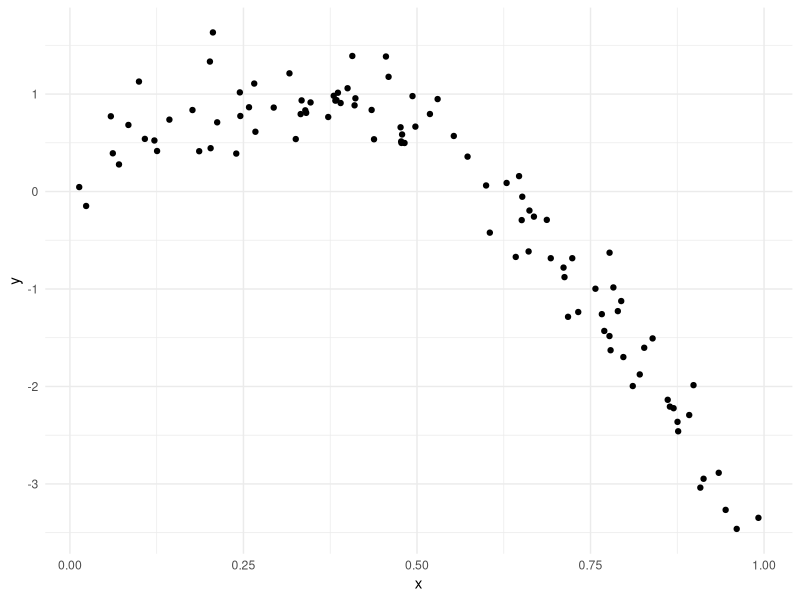
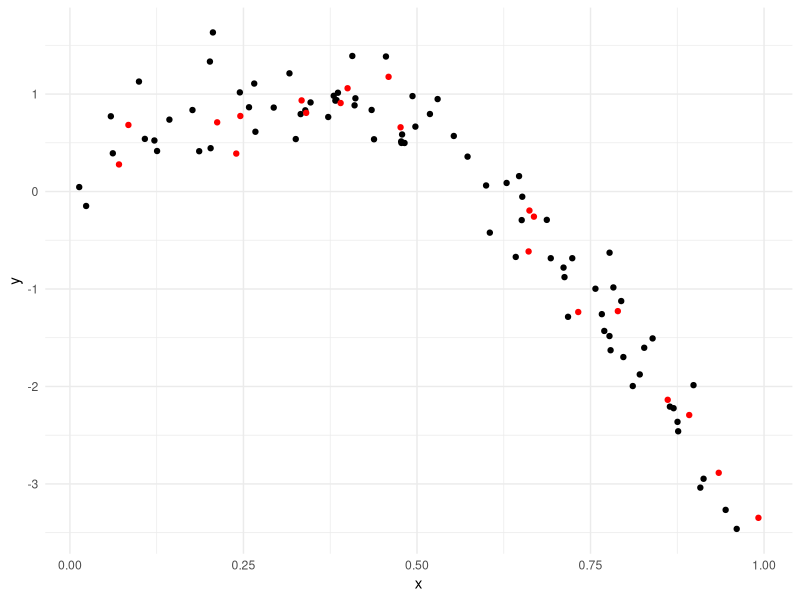
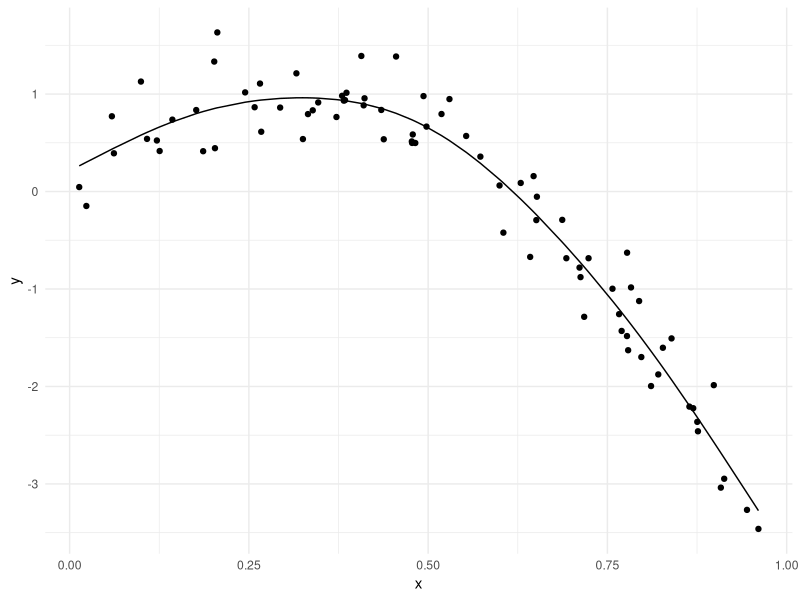
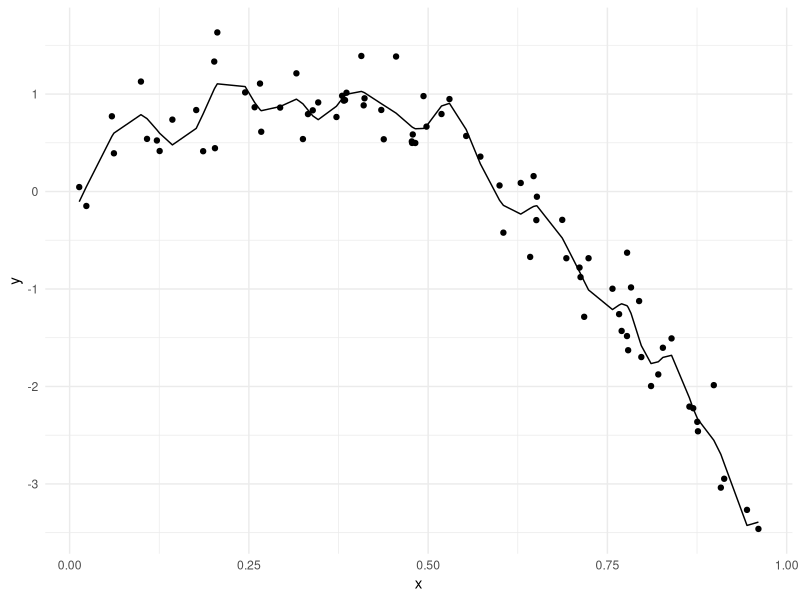
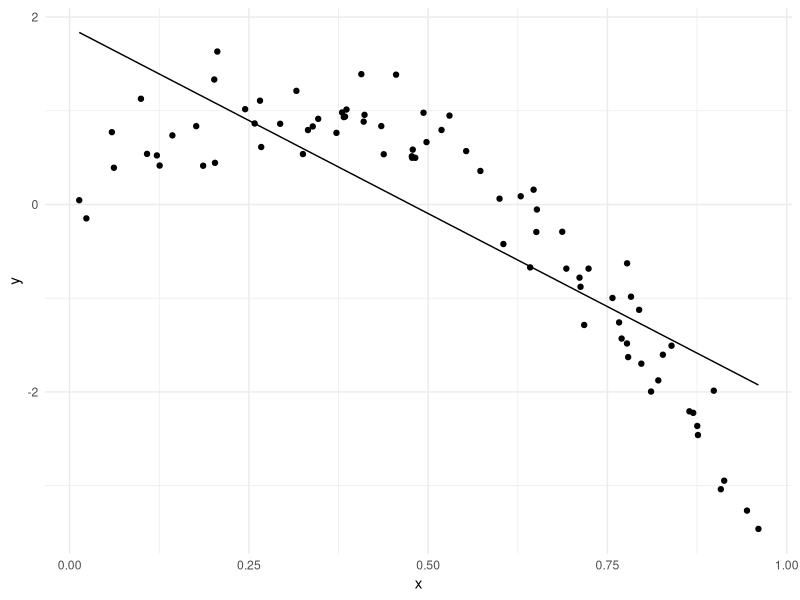

Here is the R script that generated these plots, in order:
## ---- chunk 1
library(tidyverse)
library(modelr)
library(mgcv)
library(viridis)



knitr::opts_chunk$set(
  fig.width = 6,
  fig.asp = .6,
  out.width = "90%"
)

theme_set(theme_minimal() + theme(legend.position = "bottom"))

options(
  ggplot2.continuous.colour = "viridis",
  ggplot2.continuous.fill = "viridis"
)

scale_colour_discrete = scale_colour_viridis_d
scale_fill_discrete = scale_fill_viridis_d
## ---- chunk 2
set.seed(1)

nonlin_df = tibble(
  id = 1:100,
  x  = runif(100, 0, 1),
  y  = 1 - 10*(x - .3)^2 + rnorm(100, 0, .3)  
)

nonlin_df %>% 
  ggplot(aes(x = x, y = y)) +
  geom_point()
## ---- chunk 3
train_df = sample_n(nonlin_df, 80)
test_df = anti_join(nonlin_df, train_df, by = "id")

ggplot(train_df, aes(x = x, y = y)) +
  geom_point() +
  geom_point(data = test_df, color = "red")

## ---- chunk 4
linear_mod = lm(y ~ x, data = train_df)
smooth_mod = mgcv::gam(y ~ s(x), data = train_df)
wiggly_mod = mgcv::gam(y ~ s(x, k = 30), sp = 10e-6, data = train_df)
## ---- chunk 5
train_df %>% 
  add_predictions(smooth_mod) %>% 
  ggplot(aes(x = x, y = y)) +
  geom_point() +
  geom_line(aes(y = pred))
## ---- chunk 6
train_df %>% 
  add_predictions(wiggly_mod) %>% 
  ggplot(aes(x = x, y = y)) +
  geom_point() +
  geom_line(aes(y = pred))
## ---- chunk 7
train_df %>% 
  add_predictions(linear_mod) %>% 
  ggplot(aes(x = x, y = y)) +
  geom_point() +
  geom_line(aes(y = pred))
## ---- chunk 8
rmse(linear_mod, test_df)
rmse(smooth_mod, test_df)
rmse(wiggly_mod, test_df)
